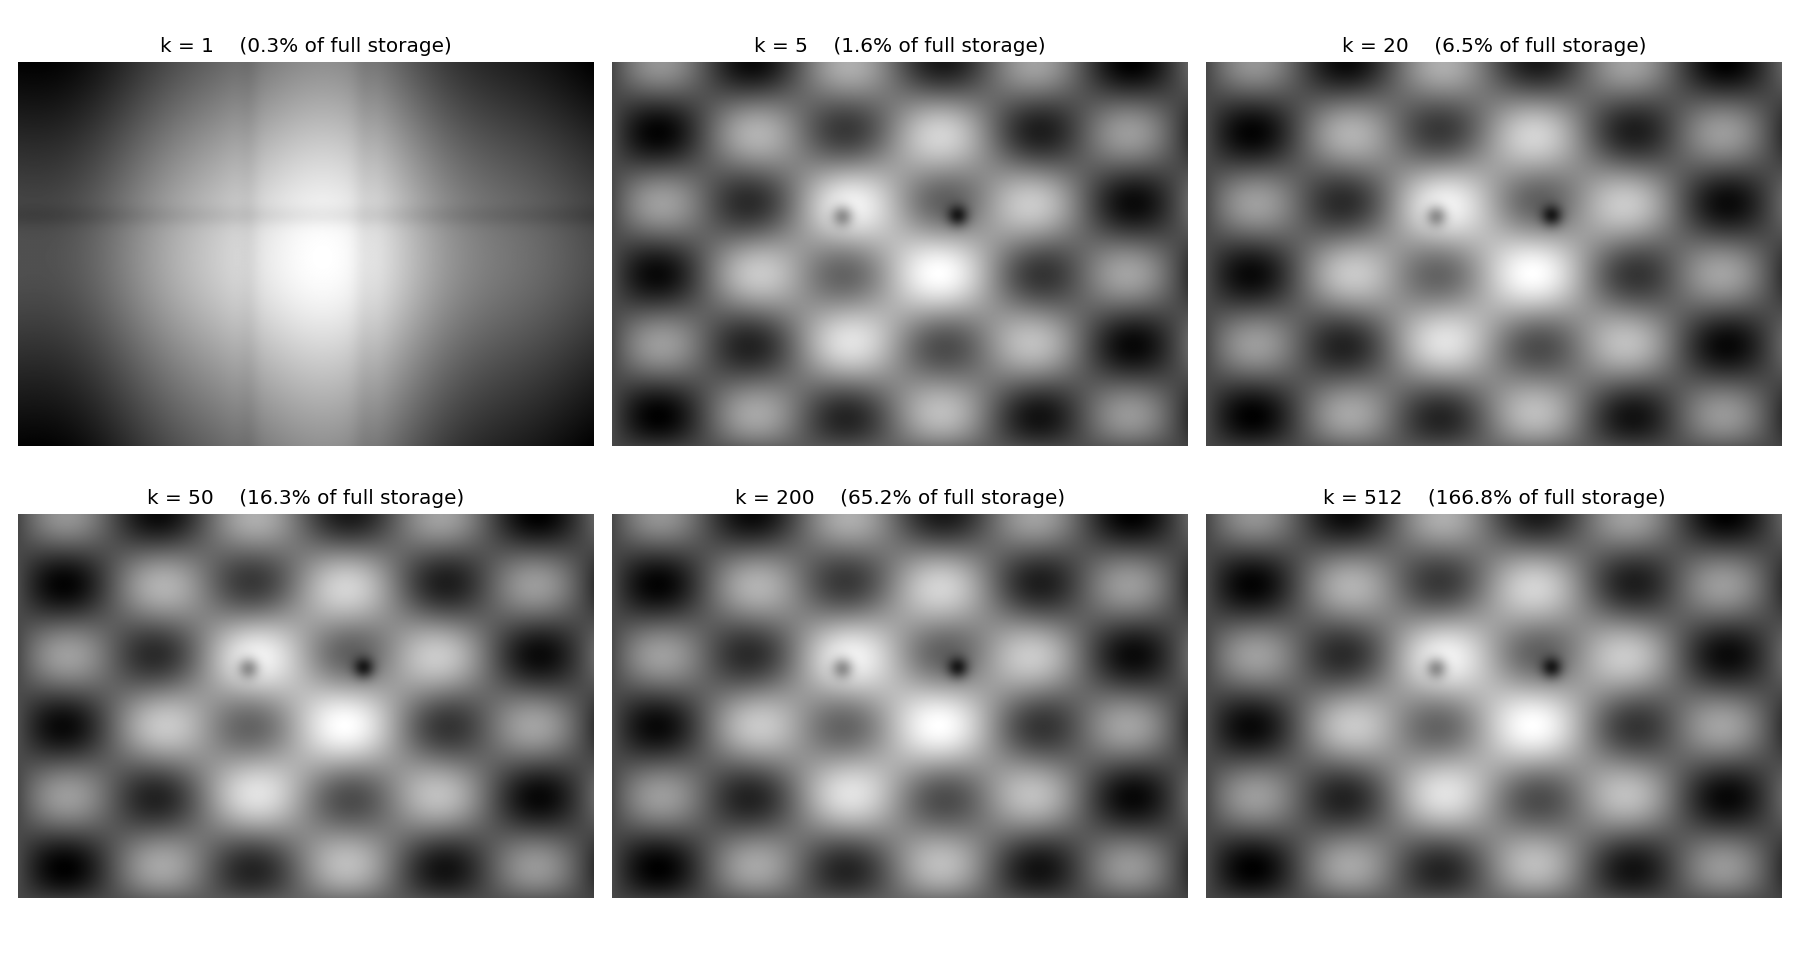

Recreate this plot in Python.
"""SVD image compression — Eckart-Young theorem (1936) in 30 lines.

Any matrix A factors as A = UΣVᵀ. Keeping only the top-k singular values
gives the *best* rank-k approximation in Frobenius norm (Eckart & Young,
1936). JPEG, PCA, recommender systems, and the attention mechanism in
Transformers all rest on this same low-rank-truncation idea.
"""
from pathlib import Path

import matplotlib.pyplot as plt
import numpy as np
import torch


def load_image() -> np.ndarray:
    """scipy raccoon if available, else a procedural face-like image."""
    try:
        from scipy import datasets

        return datasets.face(gray=True).astype(float)
    except Exception:
        pass
    try:
        import scipy.misc as sm

        return sm.face(gray=True).astype(float)
    except Exception:
        pass
    H, W = 512, 768
    y, x = np.mgrid[0:H, 0:W]
    img = (
        128
        + 50 * np.sin(x / 40) * np.cos(y / 30)
        + 80 * np.exp(-((x - W / 2) ** 2 + (y - H / 2) ** 2) / (W * H / 8))
        - 60 * np.exp(-((x - W * 0.4) ** 2 + (y - H * 0.4) ** 2) / 200)
        - 60 * np.exp(-((x - W * 0.6) ** 2 + (y - H * 0.4) ** 2) / 200)
    )
    return img


img = load_image()
A = torch.from_numpy(img).float()
U, S, Vh = torch.linalg.svd(A, full_matrices=False)
print(f"image {tuple(A.shape)}, {len(S)} singular values, top-5 = {S[:5].tolist()}")

ks = [1, 5, 20, 50, 200, len(S)]
fig, axes = plt.subplots(2, 3, figsize=(15, 8))
for ax, k in zip(axes.flat, ks):
    Ak = U[:, :k] @ torch.diag(S[:k]) @ Vh[:k]
    ax.imshow(Ak.numpy(), cmap="gray")
    nbytes_k = k * (A.shape[0] + A.shape[1] + 1)
    nbytes_full = A.shape[0] * A.shape[1]
    ax.set_title(f"k = {k}    ({100 * nbytes_k / nbytes_full:.1f}% of full storage)")
    ax.axis("off")

plt.tight_layout()
out = Path(__file__).with_suffix(".png")
plt.savefig(out, dpi=120)
print(f"Saved: {out}")

fig2, ax2 = plt.subplots(figsize=(10, 4))
ax2.semilogy(S.numpy())
ax2.set_xlabel("index")
ax2.set_ylabel("singular value (log)")
ax2.set_title("SVD spectrum — natural images concentrate energy in top singular values")
ax2.grid(alpha=0.3)
out2 = Path(__file__).with_name("svd_image_compression_spectrum.png")
plt.tight_layout()
plt.savefig(out2, dpi=120)
print(f"Saved: {out2}")
